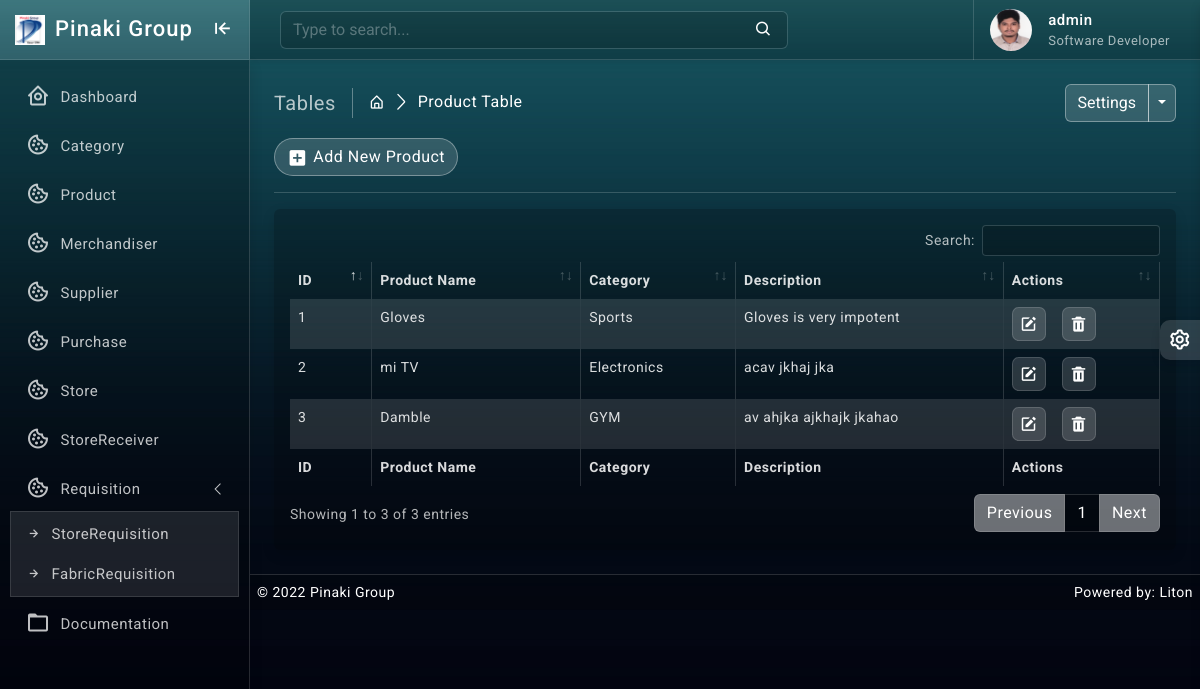
/product/ (signed in), run on the app's committed database.
### product/models.py (models this page shows, shortened)
class Product(models.Model):
    name = models.CharField(max_length=64, null=True, unique=True, blank=True)
    category = models.ForeignKey(Category, on_delete=models.CASCADE, blank=False)
    description = models.TextField()
    created_at = models.DateTimeField(default=timezone.now)
    updated_at = models.DateTimeField(auto_now=True)

### category/models.py (models this page shows)
class Category(models.Model):
    name = models.CharField(max_length=64, null=True, unique=True, blank=True)
    created_at = models.DateField(default= now)
    updated_at = models.DateTimeField(auto_now=True)
    def __str__(self):
        return self.name

### product/views.py (the view)
# urls.py: path('', views.product_read, name='product_read'),
@login_required
def product_read(request):
    product_data = Product.objects.all().order_by('-id')
    context = {
        'product_data': product_data
    }
    return render(request, 'product/read.html', context)

### templates/product/read.html (shortened to what this page needs)
{% extends 'base/base.html' %}
{% block body %}
{% load static %}
		<div class="page-wrapper">
			<div class="page-content">
				<div class="page-breadcrumb d-none d-sm-flex align-items-center mb-3">
					<div class="breadcrumb-title pe-3">Tables</div>
					<div class="ps-3">
						<nav aria-label="breadcrumb">
							<ol class="breadcrumb mb-0 p-0">
								<li class="breadcrumb-item"><a href="javascript:;"><i class="bx bx-home-alt"></i></a>
								</li>
								<li class="breadcrumb-item active" aria-current="page">Product Table</li>
							</ol>
						</nav>
					</div>
					<div class="ms-auto">
						<div class="btn-group">
							<button type="button" class="btn btn-light">Settings</button>
							<button type="button" class="btn btn-light dropdown-toggle dropdown-toggle-split" data-bs-toggle="dropdown">	<span class="visually-hidden">Toggle Dropdown</span>
							</button>
						</div>
					</div>
				</div>
                <div class="ms-auto"><a href="/product/create/" class="btn btn-light radius-30 mt-2 mt-lg-0"><i class="bx bxs-plus-square"></i>Add New Product</a></div>
				<hr/>
				<div class="card">
					<div class="card-body">
						<div class="table-responsive">
							<table id="example2" class="table table-striped table-bordered">
								<thead>
									<tr>
                                        <th>ID</th>
                                        <th>Product Name</th>
                                        <th>Category</th>
                                        <th>Description</th>
                                        <th>Actions</th>
									</tr>
								</thead>
								<tbody>
									{% for data in product_data %}
									<tr>
                                        <td>{{ data.id }}</td>
                                        <td>{{ data.name }}</td>
                                        <td>{{ data.category }}</td>
                                        <td>{{ data.description }}</td>
									   <td class="center">
										<div class="d-flex order-actions">
											<a class="" href="{% url 'product_update' data.id %}">
												<i class='bx bxs-edit'></i>
											</a>
											<a class="ms-3" href="{% url 'product_delete' data.id %}" onclick="return confirm('Are you sure?');">
												<i class='bx bxs-trash'></i>
											</a>
										</div>
									   </td>
									</tr>
								 {% endfor %}
								</tbody>
								<tfoot>
									<tr>
                                        <th>ID</th>
                                        <th>Product Name</th>
                                        <th>Category</th>
                                        <th>Description</th>
                                        <th>Actions</th>
									</tr>
								</tfoot>
							</table>
						</div>
					</div>
				</div>
			</div>
		</div>
{% endblock body %}

### templates/base/navbar.html (shortened to what this page needs)
{% load static %}
		<header>
			<div class="topbar d-flex align-items-center">
				<nav class="navbar navbar-expand">
					<div class="search-bar flex-grow-1">
						<div class="position-relative search-bar-box">
							<input type="text" class="form-control search-control" placeholder="Type to search..."> <span class="position-absolute top-50 search-show translate-middle-y"><i class='bx bx-search'></i></span>
						</div>
					</div>
					<div class="user-box dropdown">
						<a class="d-flex align-items-center nav-link dropdown-toggle dropdown-toggle-nocaret" href="#" role="button" data-bs-toggle="dropdown" aria-expanded="false">
							<img src="{% static 'images/avatars/avatar-2.png' %}" class="user-img" alt="user avatar">
							<div class="user-info ps-3">
								<p class="user-name mb-0">{{request.user}}</p>
								<p class="designattion mb-0">Software Developer</p>
							</div>
						</a>
					</div>
				</nav>
			</div>
		</header>

### static/css/app.css (style rules this page uses)
body { font-size: 14px; letter-spacing: .5px; font-family: Roboto, sans-serif; overflow-x: hidden }
a { text-decoration: none }
.topbar { position: fixed; top: 0; left: 250px; right: 0; height: 60px; background: rgb(0 0 0 / 20%); border-bottom: 1px solid rgb(255 255 255 / 15%); z-index: 10; box-shadow: 0 .125rem .25rem rgba(0, 0, 0, .075)!important }
.topbar .navbar { width: 100%; height: 60px; padding-left: 30px; padding-right: 30px }
.page-wrapper { height: 100%; margin-top: 60px; margin-bottom: 0px; margin-left: 250px }
.page-content { padding: 1.5rem 1.5rem 0 1.5rem }
.breadcrumb-title { font-size: 20px; border-right: 1.5px solid rgb(255 255 255 / 34%); }
.page-breadcrumb .breadcrumb li.breadcrumb-item { font-size: 16px }
.page-breadcrumb .breadcrumb-item+.breadcrumb-item::before { display: inline-block; padding-right: .5rem; color: #ffffff; font-family: LineIcons; content: "\ea5c" }
.order-actions a { font-size: 18px; width: 34px; height: 34px; display: flex; align-items: center; justify-content: center; background: rgb(255 255 255 / 15%); border: 1px solid rgb(255 255 255 / 15%); text-align: center; border-radius: 20%; color: #ffffff }
.radius-30 { border-radius: 30px }
.btn i { vertical-align: middle; font-size: 1.3rem; margin-top: -1em; margin-bottom: -1em; margin-right: 5px }
input::placeholder { color: #fff!important; opacity: .3!important }
.search-bar-box { width: 75% }
.search-control { background-color: rgb(0 0 0 / 15%); border: 1px solid rgb(255 255 255 / 15%); padding-right: 2.5rem }
.search-show { font-size: 18px; right: 15px; color: #ffffff; }
.dropdown-toggle-nocaret:after { display: none }
.user-img { width: 42px; height: 42px; border-radius: 50%; border: 0 solid #e5e5e5; padding: 0; margin-left:1rem }
.user-info .user-name { font-size: 15px; font-weight: 500; color: #fff }
.user-info .designattion { font-size: 13px; color: rgb(255 255 255 / 64%); }
.user-box { display: flex; align-items: center; height: 60px; border-left: 1px solid rgb(255 255 255 / 15%); margin-left: 1rem }
.bg-theme { background-size: 100% 100%; background-attachment: fixed; background-position: center; background-repeat: no-repeat; transition: background .2s; }
body.bg-theme2 { background-image: url(../images/bg-themes/2.png); }

### data on the page
Product: id "3", name "Damble", category "GYM", description "av ahjka ajkhajk jkahao"
Product: id "2", name "mi TV", category "Electronics", description "acav jkhaj jka"
Product: id "1", name "Gloves", category "Sports", description "Gloves is very impotent"

### other printed values
{{ request.user }} "admin"
